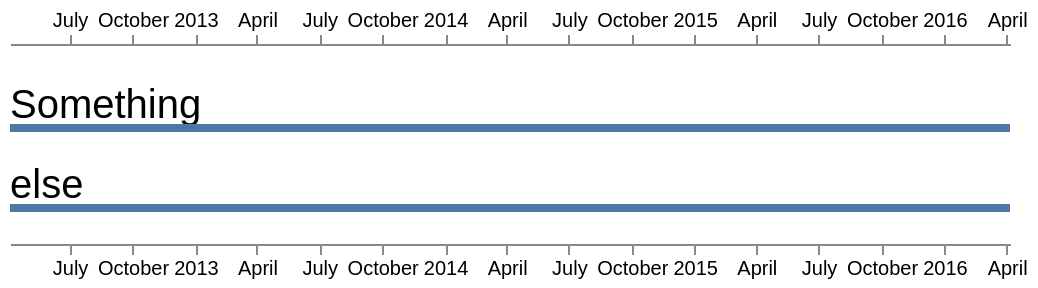

Write a Vega-Lite specification for this figure.
### Vega specification from a JSON file in a GitHub repository (floating-point values rounded to 4 significant figures)
{"$schema": "https://vega.github.io/schema/vega/v5.json", "description": "A timeline visualization of contracts going on and off risk.", "width": 500, "height": 80, "padding": 5, "data": [{"name": "sections", "values": [{"SectionID": 382, "SectionName": "Something", "RiskInceptionDate": 1333576800000, "RiskExpiryDate": 1459893600000, "ScheduledMaturityDate": 1460498400000, "ExtensionPeriod": null}, {"SectionID": 3, "SectionName": "else", "RiskInceptionDate": 1333576800000, "RiskExpiryDate": 1459893600000, "ScheduledMaturityDate": 1460498400000, "ExtensionPeriod": null}], "format": {"parse": {"RiskInceptionDate": "date", "RiskExpiryDate": "date"}}, "transform": [{"type": "collect", "sort": {"field": "RiskInceptionDate"}}]}], "scales": [{"name": "yscale", "type": "band", "range": [0, {"signal": "height"}], "domain": {"data": "sections", "field": "SectionName"}}, {"name": "xscale2", "type": "time", "range": "width", "domain": {"fields": [{"data": "sections", "field": "RiskInceptionDate"}, {"data": "sections", "field": "RiskExpiryDate"}]}}, {"name": "xscale", "type": "time", "range": "width", "domain": {"data": "sections", "fields": ["RiskInceptionDate", "RiskExpiryDate"]}}, {"name": "color", "type": "ordinal", "range": {"scheme": "tableau20"}, "domain": {"data": "sections", "field": "cedent"}}], "axes": [{"orient": "bottom", "scale": "xscale"}, {"orient": "top", "scale": "xscale", "offset": 20}], "marks": [{"type": "text", "from": {"data": "sections"}, "encode": {"enter": {"x": {"scale": "xscale", "field": "RiskInceptionDate"}, "y": {"scale": "yscale", "field": "SectionName", "offset": 17}, "fill": {"value": "#000"}, "text": {"field": "SectionName"}, "fontSize": {"value": 20}}}}, {"type": "rect", "from": {"data": "sections"}, "encode": {"enter": {"x": {"scale": "xscale", "field": "RiskInceptionDate"}, "x2": {"scale": "xscale", "field": "RiskExpiryDate"}, "y": {"scale": "yscale", "field": "SectionName", "offset": 20}, "height": {"value": 4}, "fill": {"scale": "color", "field": "cedent"}}}}]}
